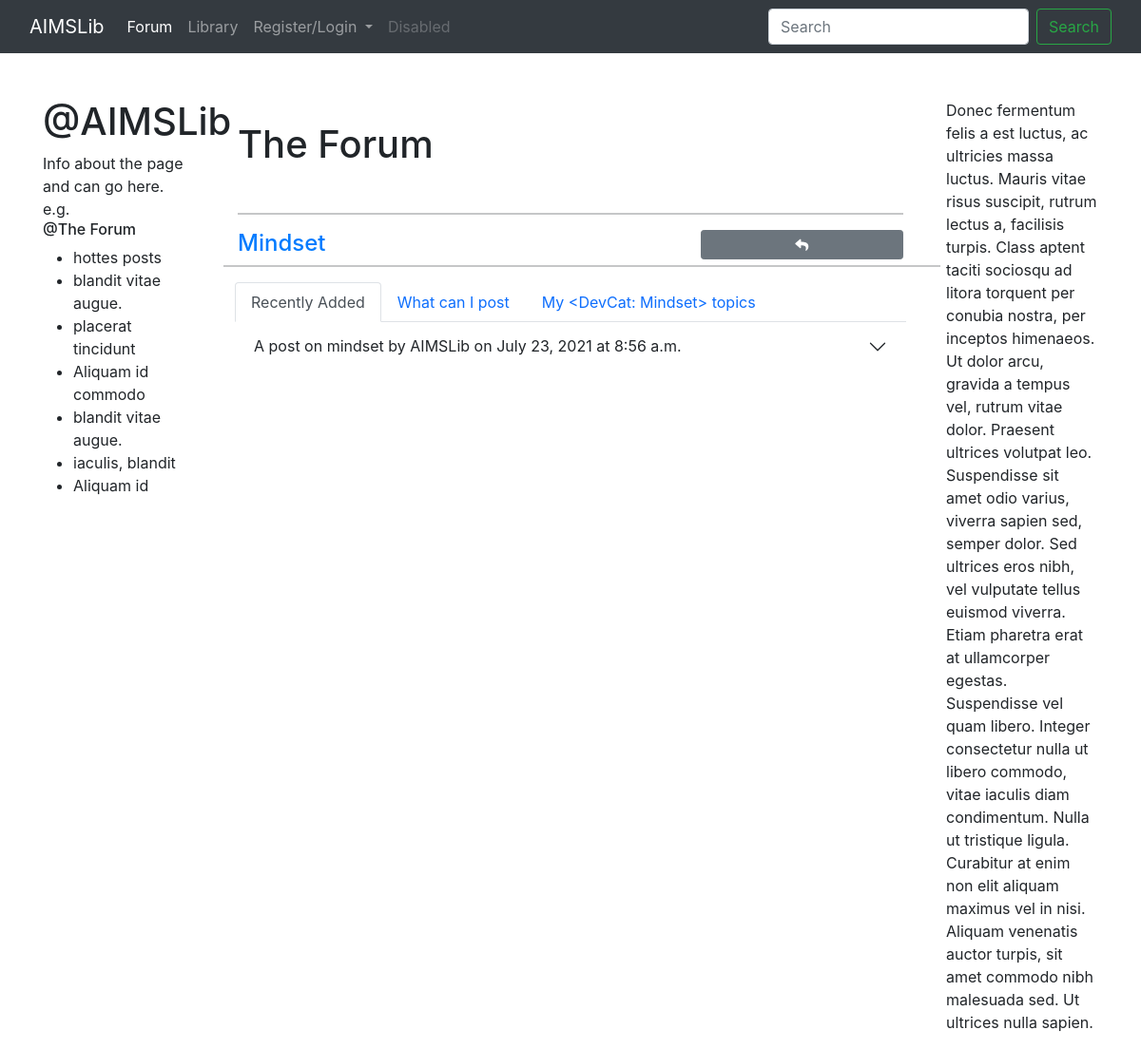
The app's page /forum/ with its own data.
### forum/models.py (models this page shows, shortened)
class Post(models.Model):
    title = models.CharField(max_length=255)
    dev_area = models.ForeignKey(DevelopmentCategory, null=True,on_delete=models.SET_NULL)
    author = models.ForeignKey(User, on_delete=models.CASCADE)
    body = RichTextField(blank=True, null=True)
    publish_date = models.DateField(auto_now_add=True)
    publish_time = models.TimeField(auto_now_add=True)
    topic_snippet = models.TextField(max_length=500, default="A short snippet on your topic")

### Development/models.py (models this page shows)
class DevelopmentCategory(models.Model):
    title = models.CharField(max_length=255)
    description = models.TextField()
    parent_category = models.ForeignKey('self',blank=True, null=True ,related_name='children', on_delete=models.SET_NULL)
    def __str__(self):
        return f"<DevCat: {self.title}>" #This changes the displayed object name into relevant text information

### forum/views.py (the view)
# urls.py: path('forum/', ForumViewHome.as_view(), name="forum-home"),
class ForumViewHome(TemplateView):
    template_name = "forum_home.html"
    def get_context_data(self, **kwargs):
        context = super().get_context_data(**kwargs)
        skill_topic_set = []
        for dev_cat in DevelopmentCategory.objects.all():
            filtered_results = Post.objects.filter(dev_area=dev_cat.id).order_by('-publish_date', '-publish_time')[:5]#.order_by('-publish_time')
            if filtered_results:
                skill_topic_set.append(filtered_results)
        context['skill_area_topics'] = skill_topic_set
        return context

### forum/templates/forum_home.html (shortened to what this page needs)
{% extends 'base.html' %}
{% block content %}
<div class="container">
<br/>
<h1> The Forum </h1>
<br/>
{% for skill_topic_set in skill_area_topics %}
  <hr>
  <div class="row">
    <div class="col-8">
      <h4>
        <a href='{% url "forum-dev-area" skill_topic_set.0.dev_area.title %}'>{{ skill_topic_set.0.dev_area.title }}</a>
      </h4>
      </div>
    <div class="col-4">
      <a href="{% url 'forum-topic-new-cat' skill_topic_set.0.dev_area.id %}" class="btn btn-secondary btn-sm btn-block"><i class="fas fa-reply"></i></a>
      </div>
  <hr>
  <nav>
    <div class="nav nav-tabs" id="nav-tab" role="tablist">
      <button class="nav-link active" id="nav-home-tab" data-bs-toggle="tab" data-bs-target="#nav-home" type="button" role="tab" aria-controls="nav-home" aria-selected="true">Recently Added</button>
      <button class="nav-link" id="nav-profile-tab" data-bs-toggle="tab" data-bs-target="#nav-profile" type="button" role="tab" aria-controls="nav-profile" aria-selected="false">What can I post</butto n>
      <button class="nav-link" id="nav-contact-tab" data-bs-toggle="tab" data-bs-target="#nav-contact" type="button" role="tab" aria-controls="nav-contact" aria-selected="false">My {{ skill_topic_set.0.dev_area }} topics</button>
    </div>
  </nav>
  <div class="tab-content" id="nav-tabContent">
    <div class="tab-pane fade show active" id="nav-home" role="tabpanel" aria-labelledby="nav-home-tab">
      <div class="accordion accordion-flush" id="TopicAccordian">
        {% for post in skill_topic_set%}
          <div class="accordion-item">
            <h2 class="accordion-header" id="topic_heading_{{ post.pk }}">
              <button class="accordion-button collapsed" type="button" data-bs-toggle="collapse" data-bs-target="#topic_collapse_{{ post.pk }}" aria-expanded="false" aria-controls="topic_collapse_{{ post.pk }}">
                {{ post.title }} by {{ post.author }} on {{ post.publish_date }} at {{ post.publish_time}}
            </h2>
          </div>
        {% endfor %}
      </div>
    </div>
  </div>
</div>
<br/>
{% endfor %}
</div>
{% endblock %}

### records on screen
Post: dev_area.title "Mindset", dev_area.title "<DevCat: Mindset>", title "A post on mindset", author "AIMSLib", publish_date "July 23, 2021", publish_time "8:56 a.m."
